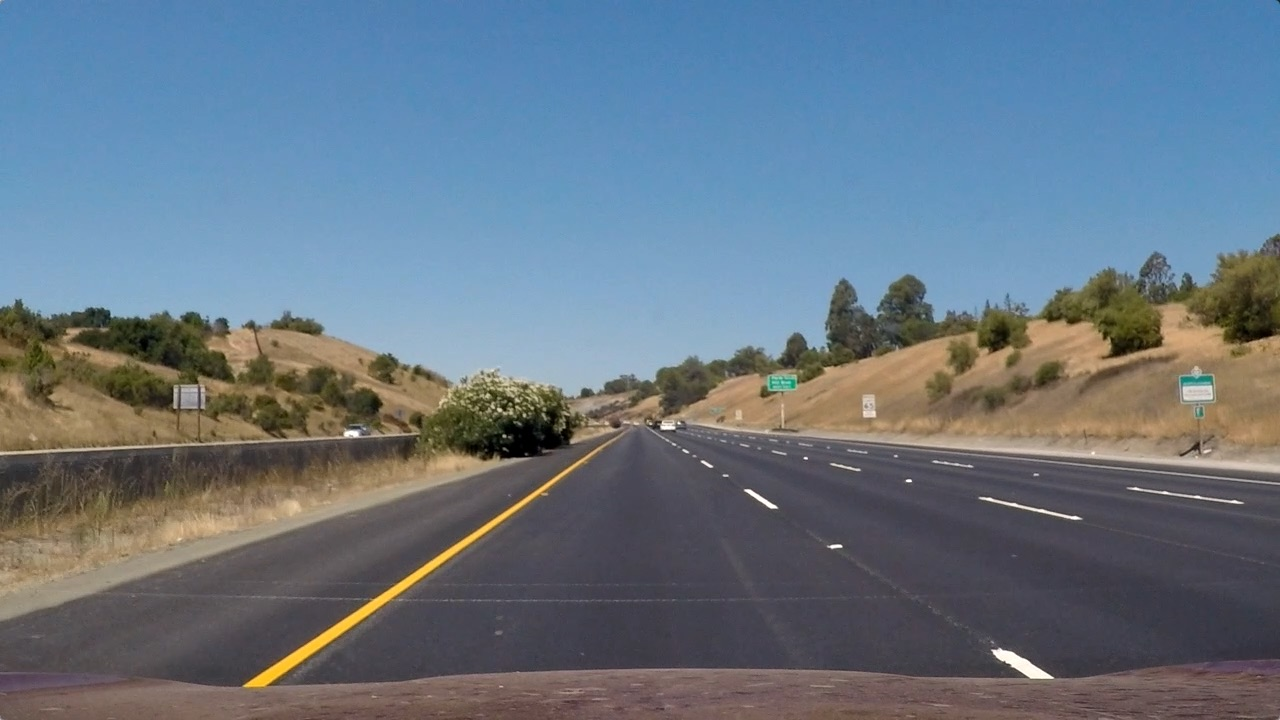
#> input picture test_images/straight_lines1.jpg, 1280 x 720 px
$ python AdvancedLanelineDetection.py   (older library calls are emulated)
#> lines starting #> are read from the running program, lines starting #| are printed output that depends on the picture; after the words box and inside, x2 and y2 are one past the last pixel; in counts of white or black regions, pixels touching at a corner belong together
###

import pickle
import cv2
import numpy as np
import matplotlib.pyplot as plt
import matplotlib.image as mpimg


def gaussian_blur(img, kernel_size):
    """Applies a Gaussian Noise kernel"""
    return cv2.GaussianBlur(img, (kernel_size, kernel_size), 0)


def region_of_interest(img, vertices):
    """
    Applies an image mask.

    Only keeps the region of the image defined by the polygon
    formed from `vertices`. The rest of the image is set to black.
    """
    # defining a blank mask to start with
    mask = np.zeros_like(img)

    # defining a 3 channel or 1 channel color to fill the mask with depending on the input image
    if len(img.shape) > 2:
        channel_count = img.shape[2]  # i.e. 3 or 4 depending on your image
        ignore_mask_color = (255,) * channel_count
    else:
        ignore_mask_color = 255

    # filling pixels inside the polygon defined by "vertices" with the fill color
    cv2.fillPoly(mask, vertices, ignore_mask_color)

    # returning the image only where mask pixels are nonzero
    masked_image = cv2.bitwise_and(img, mask)
    return masked_image


# Read in the saved camera matrix and distortion coefficients
dist_pickle = pickle.load( open( "camera_cal/wide_dist_pickle.p", "rb" ) )
#> (reads camera_cal/wide_dist_pickle.p from the repository)
mtx = dist_pickle["mtx"]
dist = dist_pickle["dist"]

# Load a test image
img = mpimg.imread('test_images/straight_lines1.jpg')
#> img is the input picture: shape (720, 1280, 3); mean R, G, B 103.2, 117.7, 131.2

imshape = img.shape
#> imshape = (720, 1280, 3)
vertices = np.array([[(50,imshape[0]),(500, 480), (800,480), (1200,imshape[0])]], dtype=np.int32)

# Undistortion
dst = cv2.undistort(img, mtx, dist, None, mtx)

# grayscale image
gray = cv2.cvtColor(dst, cv2.COLOR_RGB2GRAY)

# sobel operation applied to x axis
sobelx = cv2.Sobel(gray, cv2.CV_64F, 1, 0)
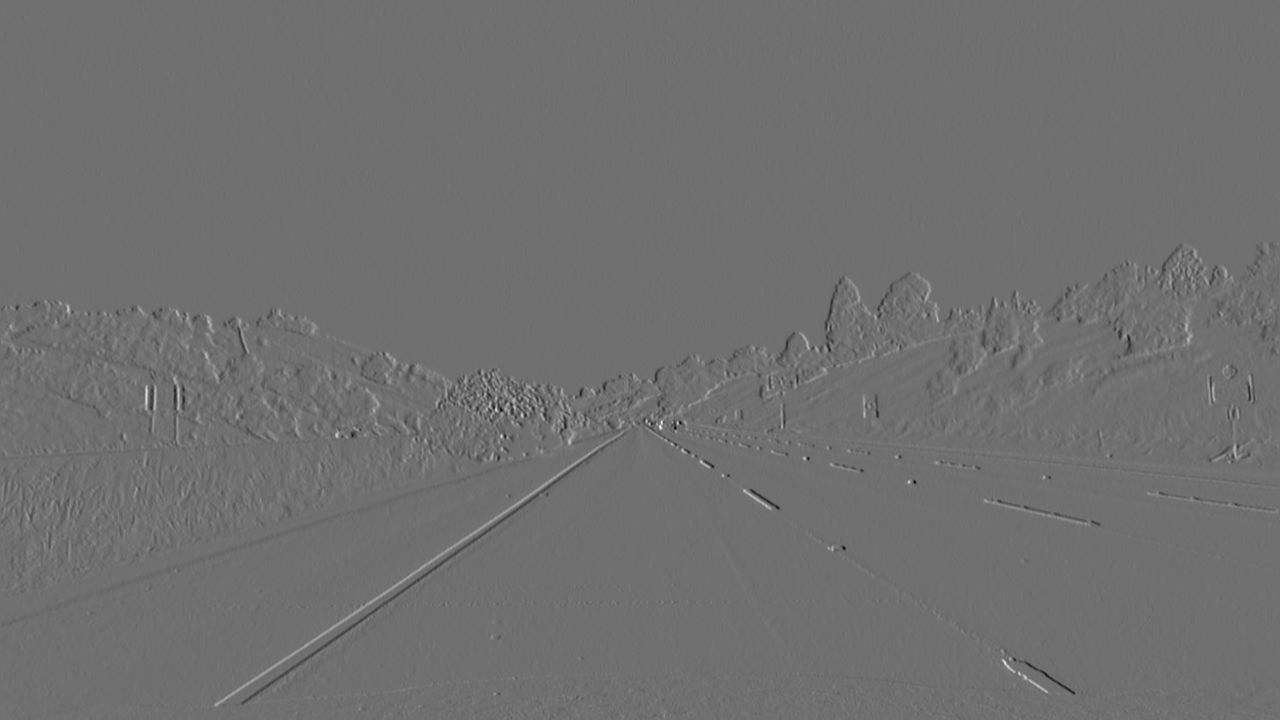
#> sobelx: shape (720, 1280) float64; min -524, max 668, mean -0.1; drawn with min black and max white

# Get absolute values
abs_sobelx = np.absolute(sobelx)

# Scale to (0, 255)
scaled_sobel = np.uint8(255*abs_sobelx/np.max(abs_sobelx))

# threshold
thresh_min = 20
thresh_max = 100
sxbinary = np.zeros_like(scaled_sobel)
sxbinary[(scaled_sobel >= thresh_min) & (scaled_sobel <= thresh_max)] = 1
# plt.imshow(sxbinary, cmap='gray')


# Get HLS color image
hls = cv2.cvtColor(img, cv2.COLOR_RGB2HLS).astype(np.float)
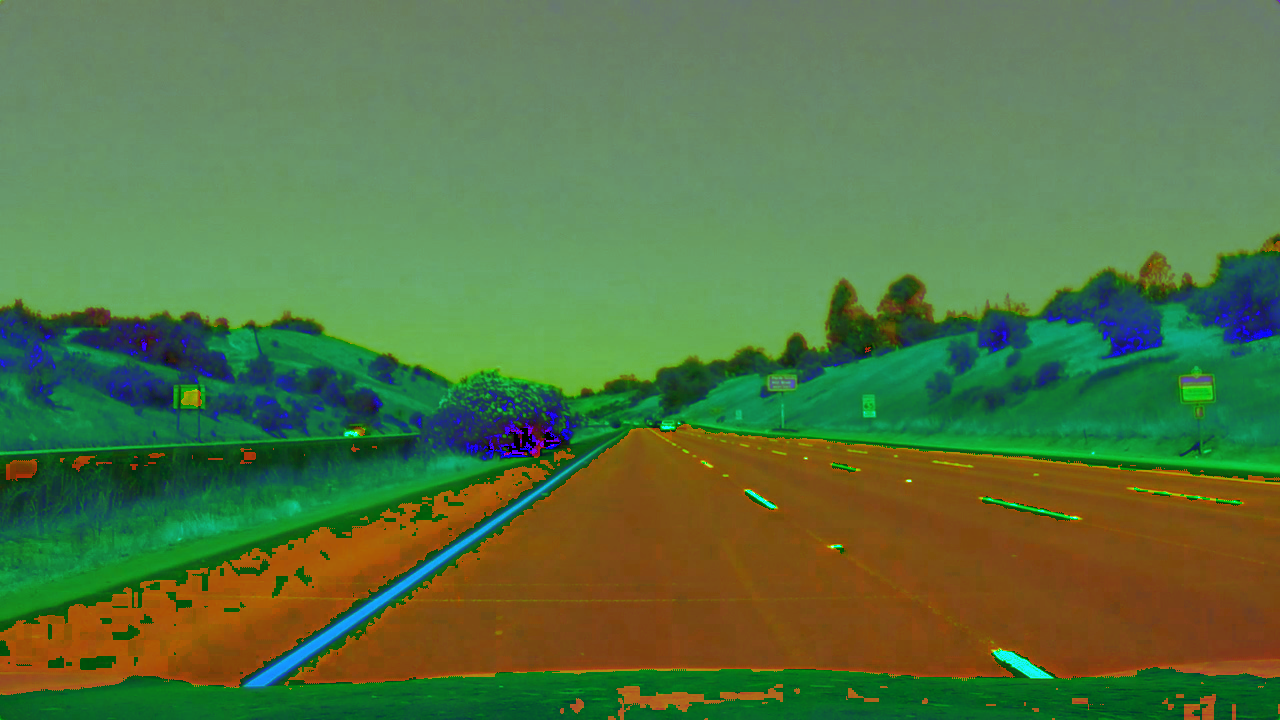
#> hls: shape (720, 1280, 3) float64; mean R, G, B 85.5, 117, 67

# Get s-channel
s_channel = hls[:, :, 2]
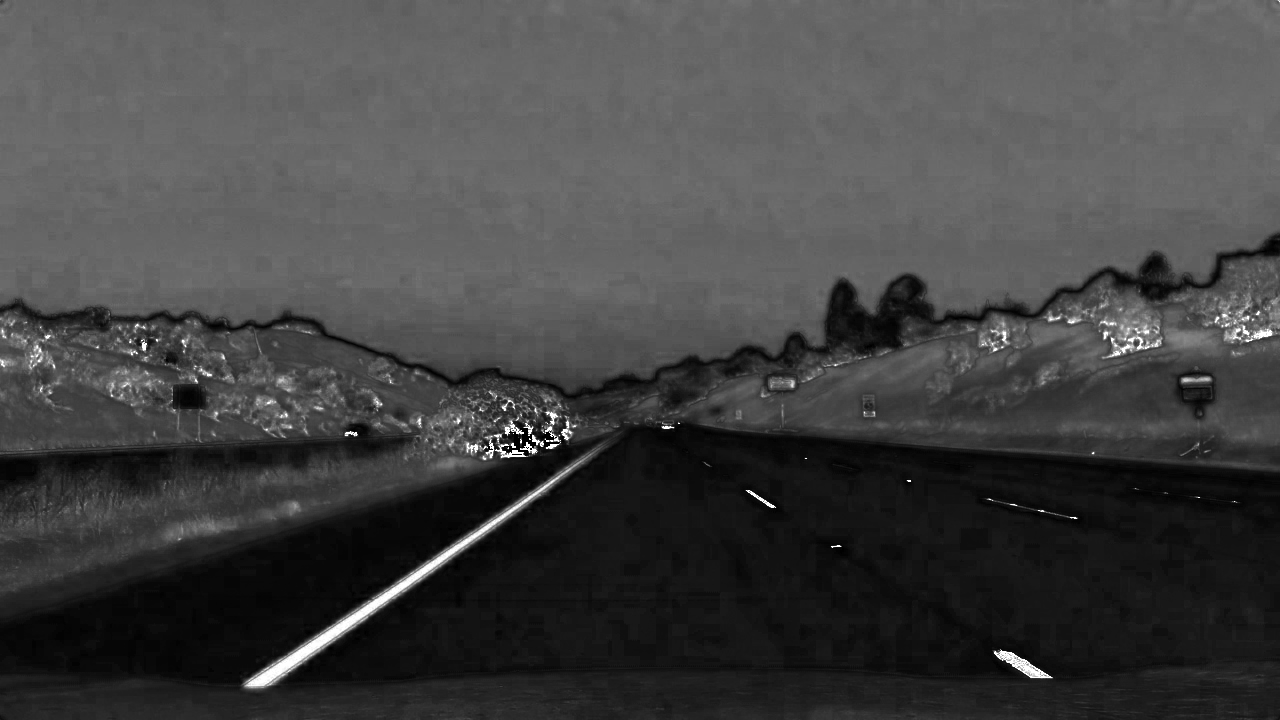
#> s_channel: shape (720, 1280) float64; min 0, max 255, mean 67

# Threshold color channel
s_thresh_min = 170
s_thresh_max = 255
s_binary = np.zeros_like(s_channel)
s_binary[(s_channel >= s_thresh_min) & (s_channel <= s_thresh_max)] = 1


# Combine grayscale and color gradient
combined_binary = np.zeros_like(sxbinary)
combined_binary[(s_binary == 1) | (sxbinary == 1)] = 1

combined_binary = region_of_interest(combined_binary, vertices)
#> in region_of_interest, `cv2.fillPoly(mask, vertices, ignore_mask_color)`:
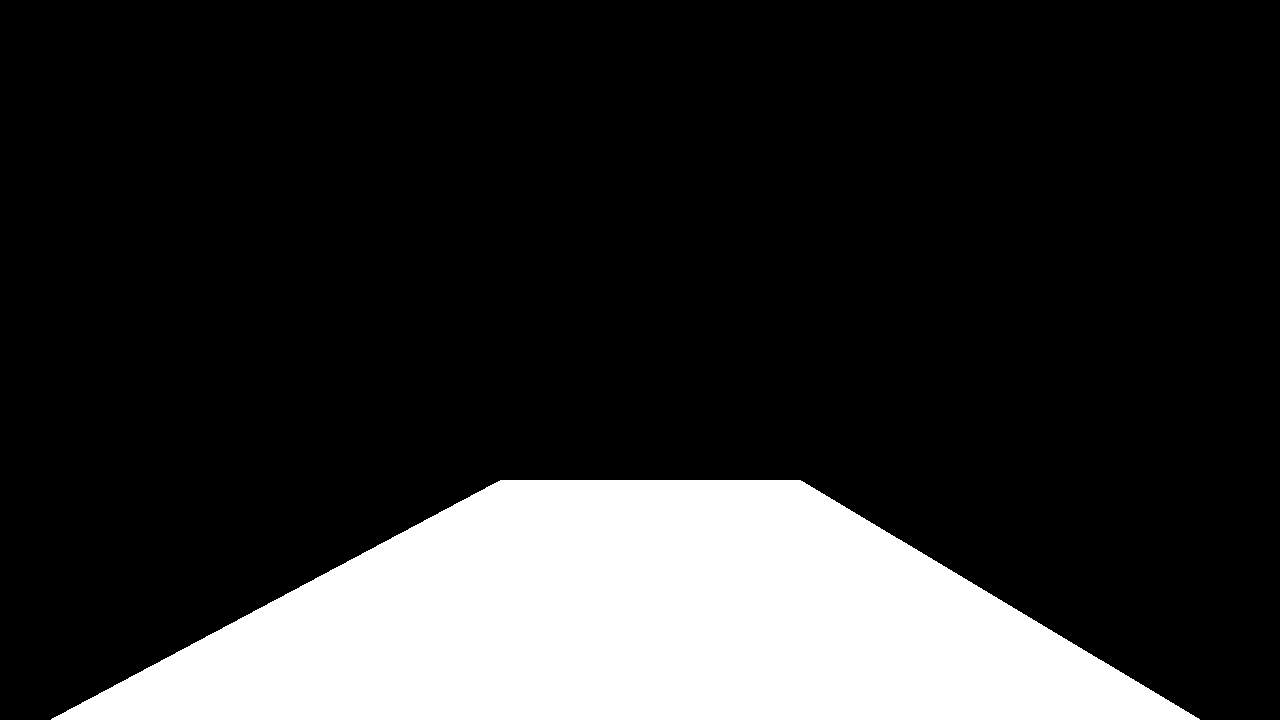
#> mask: shape (720, 1280); 18.9% white; 1 white region, box (x1, y1, x2, y2) and area: (51, 480, 1200, 720) 174185
#> in region_of_interest, `masked_image = cv2.bitwise_and(img, mask)`: img: shape (720, 1280); values 0 (black) and 1 (white), 4.1% white; 2006 white regions (1717 under 20 px), largest, box (x1, y1, x2, y2) and area: (214, 431, 626, 707) 5018, (442, 368, 597, 446) 3621, (993, 649, 1076, 695) 748

kernel_size = 5
combined_binary = gaussian_blur(combined_binary, kernel_size)

f, (ax1, ax2) = plt.subplots(1, 2, figsize=(20,10))
ax1.imshow(img)
ax1.set_title('Original Image', fontsize=30)
ax2.imshow(combined_binary, cmap='gray')
ax2.set_title('Combined Image', fontsize=30)

plt.show()
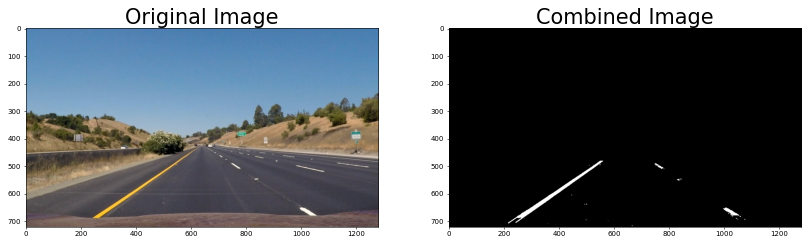
#> figure drawn by matplotlib, 2 panels

height = combined_binary.shape[0]
#> height = 720
width = combined_binary.shape[1]
#> width = 1280

pts = np.array([[110,height],[500, 480], [780,480], [1200,height]], np.int32)
pts = pts.reshape((-1,1,2))
#> (the run stopped early here; a loop or call above may not have finished)
